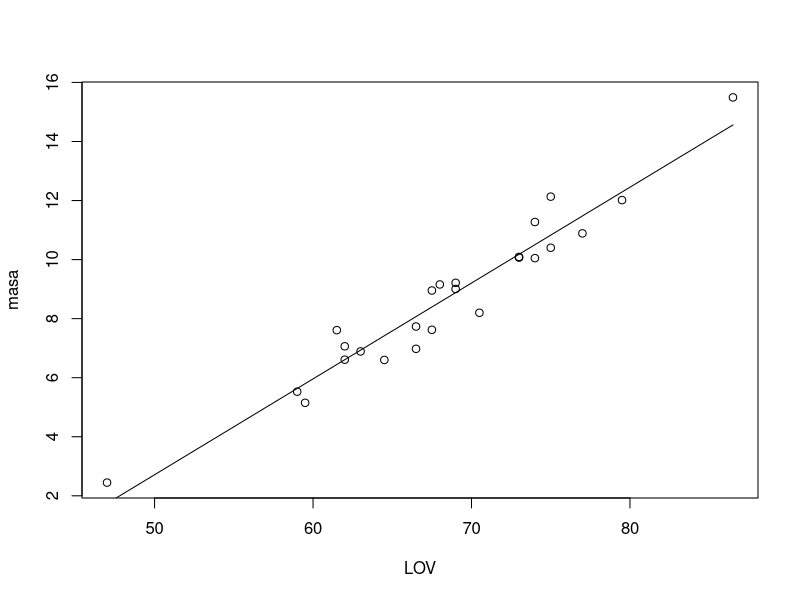
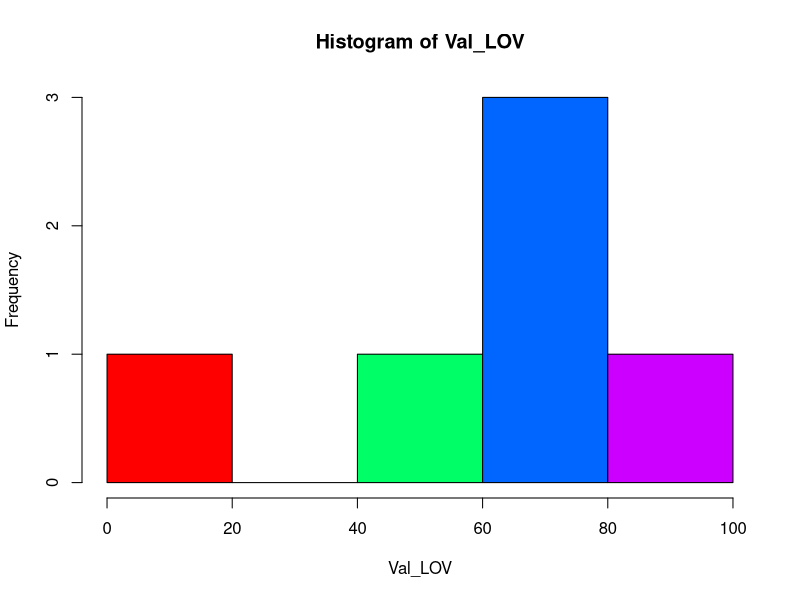

Generate these figures, in order, with R:
lagart=read.csv(file="lagartijas.csv",header = TRUE)
lagart
LOV = lagart[1:25,3]
masa = lagart[1:25,2]

# a) Suma de la columna LOV
sumLov = sum(LOV)


#b) Cuadrado de la columna LOV
cuadradoLOV = (sum(LOV^2))

#c)Multiplicacion de la sumatoria de x y y
sumMult = sum((LOV%*%masa))

#d) Sumatoria de valores y
sumMasa = sum(masa)

#e Las Matrices
x1 = cbind(25,sumLov,sumLov,cuadradoLOV)
X = matrix(x1, nc=2, nr=2)

y1=cbind(sumMasa,sumMult)
Y = matrix(y1,nc=1,nr=2)

#f Resuleve el sistema Xb=Y
I = diag(1,nrow = 2)
inversaX=solve(X,I)
mutXyY = inversaX%*%Y
#g)
b = mutXyY

#h)Gráfico de dispersión
yr=b[1,1]+b[2,1]*LOV
plot(LOV,masa)
lines(LOV,yr)
#Agregar coeficiente de de variación, rango, primer y tercer cuartil
varianza_LOV = var(LOV)
varianza_masa = var(masa)
rango_LOV = range(LOV)
rango_masa = range(masa)

quantiles_LOV = quantile(LOV)
quantiles_masa = quantile(masa)
Val_LOV=c(mean(LOV),median(LOV),var(LOV),sd(LOV),range(LOV))
VAL_masa= c(mean(masa),median(masa),var(masa),sd(masa),range(masa))
#Histograma
hist.default(Val_LOV,col = rainbow(5),nclass=3)



